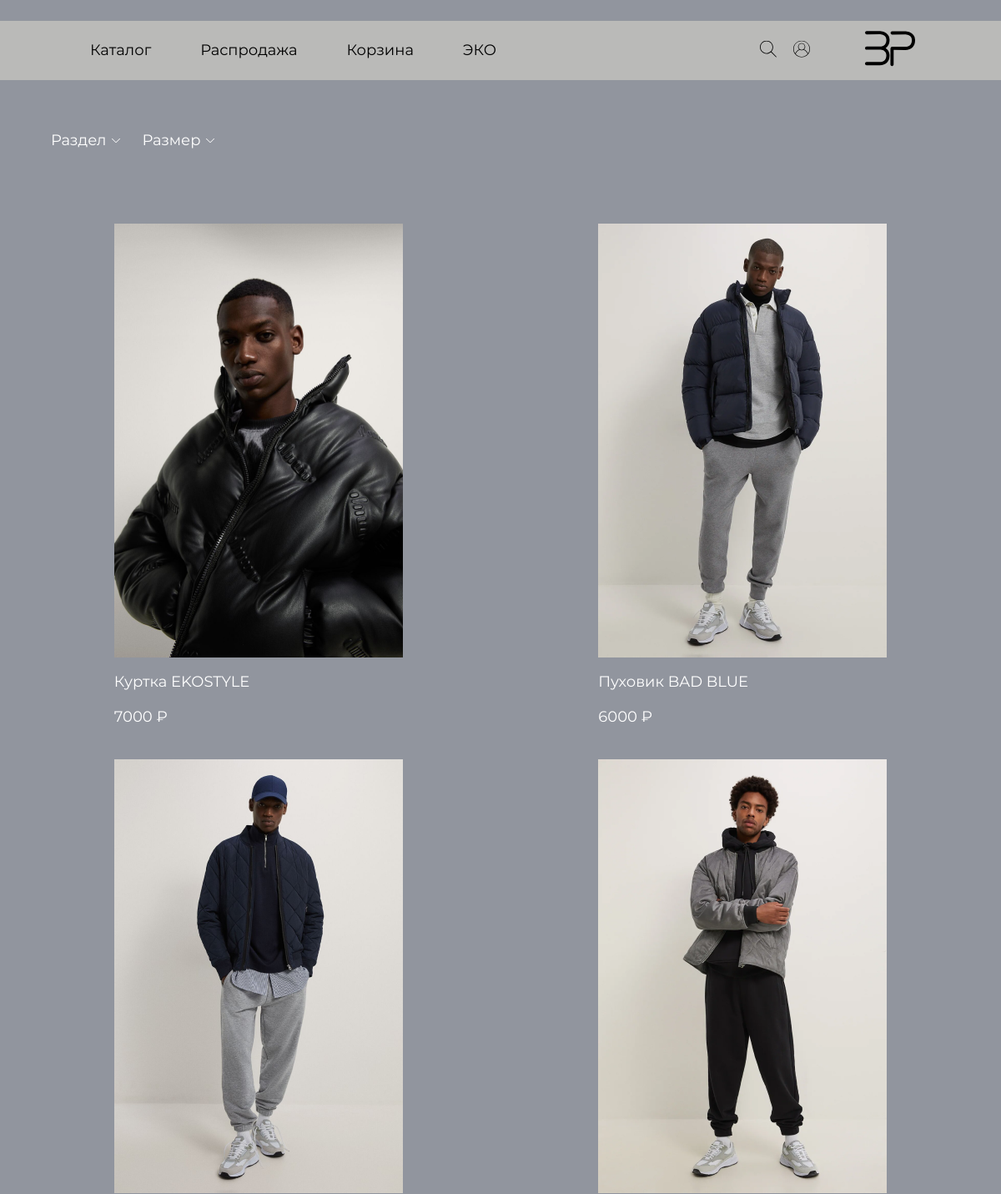
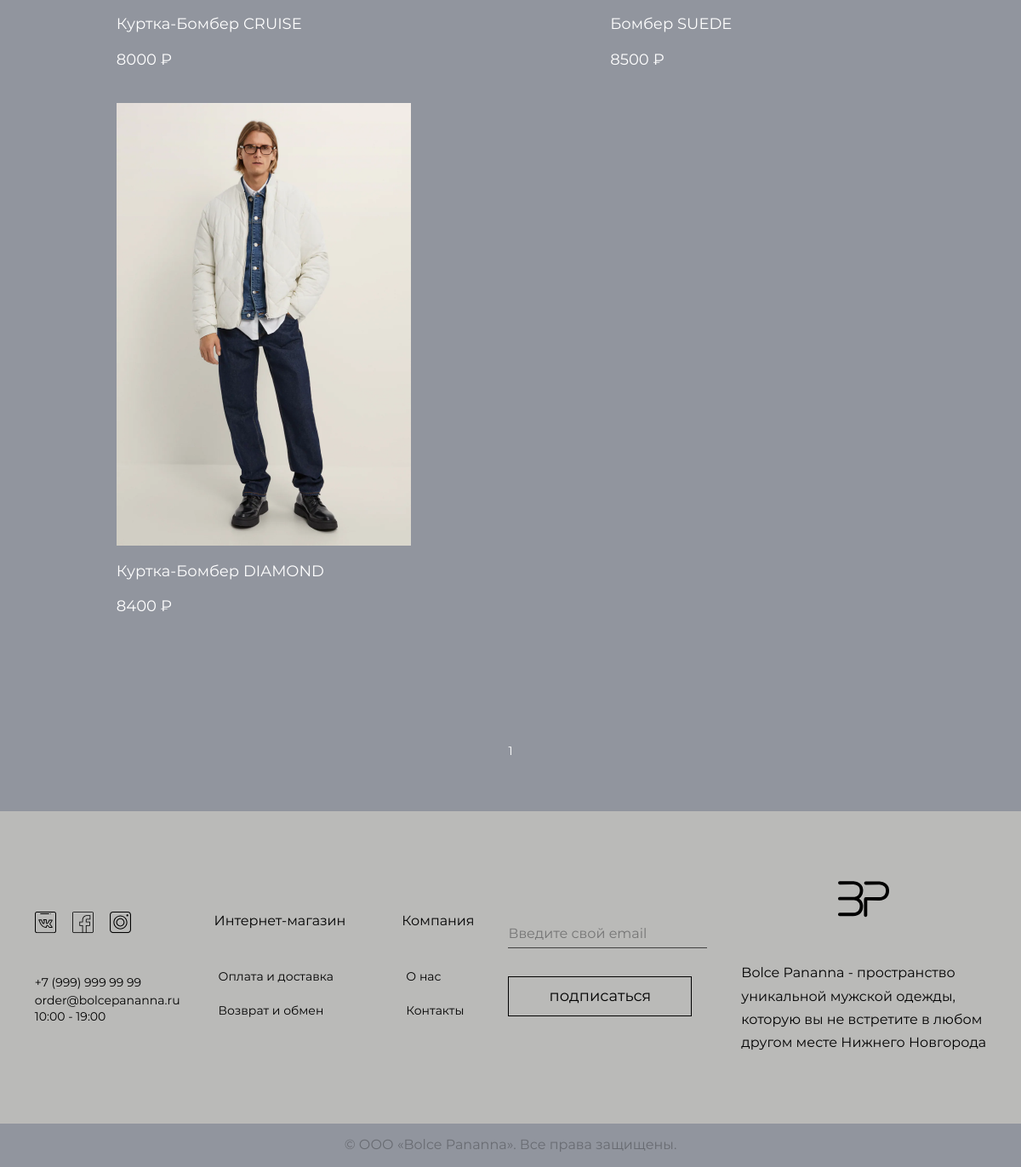
/?controller=catalogue&cat_id=1, run on the app's committed database (2 pictures, top to bottom).
### tables this page shows
CREATE TABLE `goods` (
  `good_id` int(11) UNSIGNED NOT NULL,
  `img_url` varchar(255) NOT NULL,
  `name_good` varchar(255) NOT NULL,
  `article` varchar(255) NOT NULL,
  `description` varchar(255) NOT NULL,
  `type_good` varchar(255) NOT NULL,
  `size` int(11) UNSIGNED NOT NULL,
  `unit_price` int(11) NOT NULL,
  `stock_amount` int(11) NOT NULL,
  `good_marker_url` varchar(255) NOT NULL,
  `new` tinyint(1) NOT NULL,
  `top` tinyint(1) NOT NULL,
  `sale` tinyint(1) NOT NULL,
  `color` varchar(25) DEFAULT NULL,
  `category` int(11) UNSIGNED NOT NULL,
  `sub_category` int(11) UNSIGNED NOT NULL,
  `img_url_mini` varchar(255) NOT NULL,
  `name_size` varchar(255) NOT NULL
);

### public/controllers/catalogue_controller.php (called while the page is built)
<?php require_once "views" . DIRECTORY_SEPARATOR . "catalogue.php"; ?>
<?php require_once "models" . DIRECTORY_SEPARATOR . "catalogue_model.php"; ?>
<?php require_once "views" . DIRECTORY_SEPARATOR . "card_product.php"; ?>

### public/models/catalogue_model.php (called while the page is built, shortened)
<?php
require_once "core.php";
require_once "views".DIRECTORY_SEPARATOR."catalogue.php";
$mysqli = connect_db();
if (!empty($_GET['top'])) {
   $SQL = "SELECT * FROM `goods` WHERE `top` = 1 GROUP BY `name_good` HAVING COUNT(*) >= 1 ORDER BY `good_id`";;
   $goods = query_all($mysqli, $SQL);
} elseif (!empty($_GET['new'])) {
   $SQL = "SELECT * FROM `goods` WHERE `new` = 1 GROUP BY `name_good` HAVING COUNT(*) >= 1 ORDER BY `good_id`";;
   $goods = query_all($mysqli, $SQL);
} elseif (!empty($_GET['sale'])) {
   $SQL = "SELECT * FROM `goods` WHERE `sale` = 1 GROUP BY `name_good` HAVING COUNT(*) >= 1 ORDER BY `good_id`";;
   $goods = query_all($mysqli, $SQL);
} else {
   $SQL = "SELECT * FROM `goods` GROUP BY `name_good` HAVING COUNT(*) >= 1 ORDER BY `good_id`";
   $goods = query_all($mysqli, $SQL);
}
$categories = query_all($mysqli, "SELECT * FROM `categories` WHERE `parent` is NULL");
if (isset($_GET['cat_id'])) {
   $id = (int) $_GET['cat_id'];
   $sub_categories = query_all(
      $mysqli,
      "SELECT * FROM `categories` WHERE `parent`=$id"
   );
}
if (isset($_GET['cat_id'])) {
   if ($_GET['cat_id'] == 1)
   {
      $cat_id = "&cat_id=1";
      $id = 1;
      $goods = query_all(
         $mysqli,
         "SELECT * FROM `goods` WHERE `category`=$id GROUP BY `name_good` HAVING COUNT(*) >= 1 ORDER BY `good_id`"
      );
   }
}
$page_amount = 9;
$count = 0;
$count_2 = 0;
$goods_amount = count($goods);
$pagination_length = ceil($goods_amount / $page_amount);
if (isset($_GET['id'])) {
   $current_page_num = ($_GET['id'] * $page_amount) - $page_amount;
} else {
   $current_page_num = (1 * $page_amount) - $page_amount;
}
$my_arr = [];
foreach ($goods as $item) {
   if ($count_2 >= $current_page_num) {
      $my_arr[$count] = $item;
      $count++;
   }
   $count_2++;
}
?>

### public/core.php (called while the page is built, shortened)
<?php
function query_all($link, $sql)
{
	$res = mysqli_query($link, $sql);
	if ($res) {
		while ($row =  mysqli_fetch_assoc($res)) {
			$results[] = $row;
		}
		return $results;
	}
	return false;
}

### public/views/card_product.php (the view)
<?php foreach ($my_arr as $item) : ?>
   <div class="catalogue__grid-item">
     <a href = "?controller=product_card_page&good_id=<?php echo $item['good_id']; ?>"> <img src="<?php echo $item['img_url']; ?>" alt="Pic"> </a>
      <div class="catalogue__grid-item__title"><?php echo $item['name_good']; ?></div>
      <div class="catalogue__grid-item__price"> <?php echo $item['unit_price']; ?> ₽</div>
   </div>
<?php endforeach; ?>

### public/index.php (shortened to what this page needs)
<?php
require_once 'core.php';
$controller = isset($_GET['controller']) ? $_GET['controller'] : 'main';
$controller_name = "controllers/{$controller}_controller.php";
if (file_exists($controller_name)) {
	require_once $controller_name;
} else {
	require_once 'not_ready.php';
}

### public/header.php (shortened to what this page needs)
<!DOCTYPE html>
<html lang="ru">
<head>
   <link rel="stylesheet" href="style/css/common_styles/normalize.css">
   <link rel="stylesheet" href="style/css/common_styles/slick.css">
   <link rel="stylesheet" href="style/css/common_styles/jquery.fancybox.min.css">
   <link rel="stylesheet" href="style/css/common_styles/hamburgers.css">
   <link rel="stylesheet" href="style/css/common_styles/fonts.css">
   <link rel="stylesheet" href="style/css/common_styles/variables.css">
   <link rel="stylesheet" href="style/css/common_styles/common.css">
   <link rel="stylesheet" href="style/css/header.css">
   <link rel="stylesheet" href="style/css/main.css">
   <link rel="stylesheet" href="style/css/catalogue.css">
   <link rel="stylesheet" href="style/css/product_card_page.css">
   <link rel="stylesheet" href="style/css/cart.css">
   <link rel="stylesheet" href="style/css/eco.css">
   <link rel="stylesheet" href="style/css/not_ready.css">
   <link rel="stylesheet" href="registration/login.css">
   <link rel="stylesheet" href="style/css/payment_delivery.css">
   <link rel="stylesheet" href="style/css/footer.css">
</head>
<body>
   <div class="wrapper">
      <div class="header">
         <div class="container header-content">
            <nav class="header-menu">
               <ul class="header-menu__items">
                  <li><a href="?controller=catalogue">Каталог</a></li>
                  <li><a href="?controller=catalogue&sale=1">Распродажа</a></li>
                  <li><a href="?controller=cart">Корзина</a></li>
                  <li><a href="?controller=eco">ЭКО</a></li>
               </ul>
            </nav>
            <div class="header-icons__block">
               <div class="header-icons__block-left">
                  <a class="search-icon" href="?controller=not_ready"><img src="images/search_icon.svg" alt="Поиск"></a>
                  <a class="account-icon" href="?controller=login"><img src="images/account_icon.svg" alt="Авторизоваться"></a>
               </div>
               <div class="header-icons__block-right">
                  <a class="logo" href="?controller=main"><img src="images/logo.svg" alt="Логотип"></a>
               </div>
            </div>
         </div>
      </div>

### public/views/catalogue.php (shortened to what this page needs)
<?php
require_once "core.php";
require_once "models" . DIRECTORY_SEPARATOR . "catalogue_model.php";
?>
<?php include 'header.php' ?>
<section class="catalogue">
   <div class="container">
      <nav class="catalogue__menu">
         <ul class="catalogue__menu-items">
            <li class="dropdown-item menu-item--text-color"><a href="#">Раздел</a>
            </li>
            <img class="catalogue__menu-vector" src="images/menu-vector.svg" alt="Vector">
            <li class="dropdown-item menu-item--text-color"><a href="#">Размер</a>
            </li>
            <img class="catalogue__menu-vector" src="images/menu-vector.svg" alt="Vector">
         </ul>
      </nav>
      <div class="catalogue__grid">
         <?php require_once 'card_product.php'; ?>
      </div>
      <div class="pagination-wrapper">
         <?php for ($i = 1; $i <= $pagination_length; $i++) :; ?>
            <?php if (!empty($i) && !empty($cat_id)) {
               echo "<div class=\"pagination__page-link\"><a href=\"?controller=catalogue$cat_id&id=$i\">$i</a></div>";
            } else {
               echo "<div class=\"pagination__page-link\"><a href=\"?controller=catalogue&id=$i\">$i</a></div>";
            }
            ?>
         <?php endfor; ?>
      </div>
   </div>
</section>
<?php include 'footer.php'; ?>

### public/footer.php (shortened to what this page needs)
<footer class="footer-section">
   <div class="footer">
      <div class="footer-contacts">
         <div class="footer-contacts__socials">
            <a class="footer-contacts__socials-logo" href="vk-logo"><img src="images/vk-logo.svg" alt="vk"></a>
            <a class="footer-contacts__socials-logo" href="facebook-logo"><img src="images/facebook-logo.svg" alt="facebook"></a>
            <a class="footer-contacts__socials-logo" href="instagram-logo"><img src="images/instagram-logo.svg" alt="instagram"></a>
         </div>
         <div class="footer-contacts__contacts">
            <div><a href="tel:+79999999999" class="footer-phone">+7 (999) 999 99 99</a></div>
            <div><a href="email:order@bolcepananna.ru">order@bolcepananna.ru</a></div>
            <p>10:00 - 19:00</p>
         </div>
      </div>
      <nav class="footer-menu">
         <ul class="footer-menu__items">
            <li class="footer-menu__items-text">Интернет-магазин</a></li>
            <li class="footer-menu__items-text"><a href="?controller=payment_delivery">Оплата и доставка</a></li>
            <li class="footer-menu__items-text"><a href="?controller=not_ready">Возврат и обмен</a></li>
         </ul>
         <ul class="footer-menu__items">
            <li class="footer-menu__items-text">Компания</li>
            <li class="footer-menu__items-text"><a href="?controller=eco">О нас</a></li>
            <li class="footer-menu__items-text"><a href="?controller=not_ready">Контакты</a></li>
         </ul>
      </nav>
      <div class="footer__feedback-block">
         <input placeholder="Введите свой email" class="footer-send-email">
         <form class="footer__feedback-block__form" action="#">
            <input type="submit" value="подписаться" class="footer-submit">
         </form>
      </div>
      <div class="footer__info">
         <a href="?controller=main"><img src="images/logo.svg" alt="Logo"></a>
         <p class="footer__info-text">
            Bolce Pananna - пространство <br> уникальной мужской одежды, <br> которую вы не встретите в любом <br> другом месте Нижнего Новгорода
         </p>
      </div>
   </div>
</footer>
<div class="bottom__info-box">
   <p class="bottom__info-box__text">© ООО «Bolce Pananna». Все права защищены.</p>
</div>
</div>
</body>
</html>

### public/style/css/common_styles/variables.css (style rules this page uses)
:root { --text-color-black: #000000; --text-color-white: #ffffff; --header-color: #e6dfdb; --grey-bg: #91959e; --beige-bg: #e3dfd4; }

### public/style/css/common_styles/common.css (style rules this page uses)
* { box-sizing: border-box; }
*:before, *:after { box-sizing: border-box; }
p { margin: 0; }
body { font-family: "Montserrat", sans-serif; background-color: var(--grey-bg); }
.container { max-width: 1140px; margin: 0 auto; padding: 0 15px; }

### public/style/css/header.css (style rules this page uses)
.header { margin: 25px auto; background-color: rgba(227, 223, 212, 0.5); }
.header-content { display: flex; justify-content: space-between; align-items: center; height: 71px; }
.header-menu { width: 50%; }
.header-menu__items { display: flex; justify-content: space-between; padding-left: 58px; list-style: none; }
.header-menu__items a { font-size: 18px; text-decoration: none; color: var(--text-color-black); }
nav a { position: relative; display: inline-block; outline: none; }
.header-menu__items a { padding: 5px; text-shadow: none; -webkit-transition: color 0.3s; -moz-transition: color 0.3s; transition: color 0.3s; }
.header-menu__items a::after { position: absolute; left: 0; width: 100%; height: 1px; background: #fff; content: ""; opacity: 0; -webkit-transition: opacity 0.3s, -webkit-transform 0.3s; -moz-transition: opacity 0.3s, -moz-transform 0.3s; transition: opacity 0.3s, transform 0.3s; -webkit-transform: translateY(-10px); -moz-transform: translateY(-10px); transform: translateY(-10px); }
.header-menu__items a::before { top: 0; -webkit-transform: translateY(-10px); -moz-transform: translateY(-10px); transform: translateY(-10px); }
.header-menu__items a::after { bottom: 0; -webkit-transform: translateY(10px); -moz-transform: translateY(10px); transform: translateY(10px); }
.header-icons__block { display: flex; justify-content: space-between; align-items: center; width: 22%; }
.header-icons__block-left { display: flex; justify-content: space-between; width: 60px; }
.logo { margin-right: 58px; }

### public/style/css/catalogue.css (style rules this page uses)
ul { margin: 0; padding: 0; list-style: none; }
.catalogue__menu-items { display: flex; justify-content: space-between; width: 20%; margin-top: 20px; margin-bottom: 20px; font-size: 18px; }
.catalogue__menu-vector { position: relative; right: 10px; }
.dropdown-item a { text-decoration: none; padding: 11px 16px; }
.menu-item--text-color a { color: var(--text-color-white); }
.catalogue { color: var(--text-color-white); }
.catalogue__grid { display: grid; grid-template-columns: repeat(3, 1fr); column-gap: 51px; row-gap: 40px; margin-top: 78px; padding-bottom: 150px; color: var(--text-color-white); }
.catalogue__grid-item { font-size: 18px; transition: 0.2s; }
.catalogue__grid-item__title { padding-top: 15px; padding-bottom: 21px; }
.pagination-wrapper { display: flex; justify-content: center; padding-bottom: 62px; }
.pagination__page-link { padding-right: 15px; }
.pagination__page-link:last-child { padding-right: 0; }
.pagination-wrapper a { text-decoration: none; font-size: 14px; color: var(--text-color-white); }
@media screen and (max-width: 1200px) { .catalogue__grid { grid-template-columns: repeat(2, 1fr); justify-items: center; } }

### data on the page
goods: img_url (picture), name_good "Куртка EKOSTYLE", unit_price "7000"
goods: img_url (picture), name_good "Пуховик BAD BLUE", unit_price "6000"
goods: img_url (picture), name_good "Куртка-Бомбер CRUISE", unit_price "8000"
goods: img_url (picture), name_good "Бомбер SUEDE", unit_price "8500"
goods: img_url (picture), name_good "Куртка-Бомбер DIAMOND", unit_price "8400"
